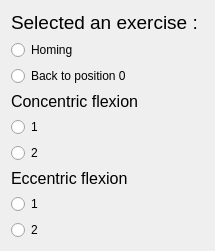
<?xml version="1.0" encoding="UTF-8"?>
<ui version="4.0">
 <class>Form</class>
 <widget class="QWidget" name="Form">
  <property name="windowTitle">
   <string>Form</string>
  </property>
  <layout class="QVBoxLayout" name="verticalLayout_2">
   <item>
    <widget class="QLabel" name="label">
     <property name="font">
      <font>
       <pointsize>14</pointsize>
      </font>
     </property>
     <property name="text">
      <string>Selected an exercise : </string>
     </property>
    </widget>
   </item>
   <item>
    <widget class="QRadioButton" name="radioButton">
     <property name="text">
      <string>Homing</string>
     </property>
    </widget>
   </item>
   <item>
    <widget class="QRadioButton" name="radioButton_3">
     <property name="text">
      <string>Back to position 0</string>
     </property>
    </widget>
   </item>
   <item>
    <widget class="QLabel" name="label_2">
     <property name="font">
      <font>
       <pointsize>12</pointsize>
      </font>
     </property>
     <property name="text">
      <string>Concentric flexion</string>
     </property>
    </widget>
   </item>
   <item>
    <widget class="QRadioButton" name="radioButton_6">
     <property name="text">
      <string>1</string>
     </property>
    </widget>
   </item>
   <item>
    <widget class="QRadioButton" name="radioButton_5">
     <property name="text">
      <string>2</string>
     </property>
    </widget>
   </item>
   <item>
    <widget class="QLabel" name="label_3">
     <property name="font">
      <font>
       <pointsize>12</pointsize>
      </font>
     </property>
     <property name="text">
      <string>Eccentric flexion</string>
     </property>
    </widget>
   </item>
   <item>
    <widget class="QRadioButton" name="radioButton_7">
     <property name="text">
      <string>1</string>
     </property>
    </widget>
   </item>
   <item>
    <widget class="QRadioButton" name="radioButton_4">
     <property name="text">
      <string>2</string>
     </property>
    </widget>
   </item>
  </layout>
 </widget>
 <resources/>
 <connections/>
</ui>
